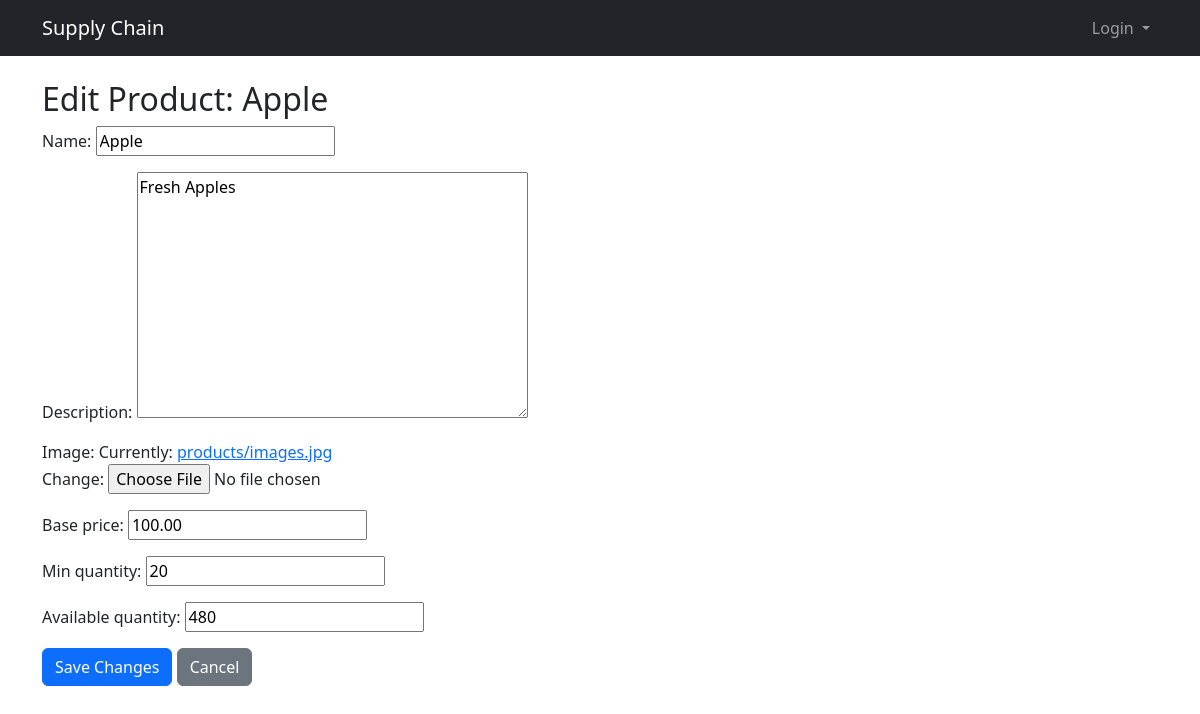
Page /manufacturer/edit_product/3/ (signed in) on the committed database.
### core/models.py (models this page shows)
class ManufacturerProduct(models.Model):
    manufacturer = models.ForeignKey(User, on_delete=models.CASCADE)
    name = models.CharField(max_length=100)
    description = models.TextField()
    image = models.ImageField(upload_to='products/')
    base_price = models.DecimalField(max_digits=10, decimal_places=2)
    min_quantity = models.PositiveIntegerField()
    available_quantity = models.PositiveIntegerField()

### core/views.py (the view)
# urls.py: path('manufacturer/edit_product/<int:product_id>/', views.edit_product, name='edit_product'),
@login_required
@user_passes_test(lambda u: u.role == 'MANUFACTURER')
def edit_product(request, product_id):
    product = ManufacturerProduct.objects.get(id=product_id)
    if product.manufacturer != request.user:
        messages.error(request, "You don't have permission to edit this product")
        return redirect('manufacturer_dashboard')
    if request.method == 'POST':
        form = ManufacturerProductForm(request.POST, request.FILES, instance=product)
        if form.is_valid():
            form.save()
            messages.success(request, "Product updated successfully!")
            return redirect('manufacturer_dashboard')
    else:
        form = ManufacturerProductForm(instance=product)
    return render(request, 'core/edit_product.html', {
        'form': form,
        'product': product
    })

### core/forms.py
class ManufacturerProductForm(forms.ModelForm):
    class Meta:
        model = ManufacturerProduct
        fields = ('name', 'description', 'image', 'base_price', 'min_quantity', 'available_quantity')

### core/templates/core/edit_product.html (shortened to what this page needs)
{% extends 'core/base.html' %}
{% block content %}
<div class="container mt-4">
    <h2>Edit Product: {{ product.name }}</h2>
    <form method="post" enctype="multipart/form-data">
        {{ form.as_p }}
        <button type="submit" class="btn btn-primary">Save Changes</button>
        <a href="{% url 'manufacturer_dashboard' %}" class="btn btn-secondary">Cancel</a>
    </form>
</div>
{% endblock %}

### rows in the picture
ManufacturerProduct: name "Apple", description "Fresh Apples", base_price "100.00", min_quantity "20", available_quantity "480"

### other values in the picture
{{ site_config.site_name|default:"Supply Chain" }} "Supply Chain"
